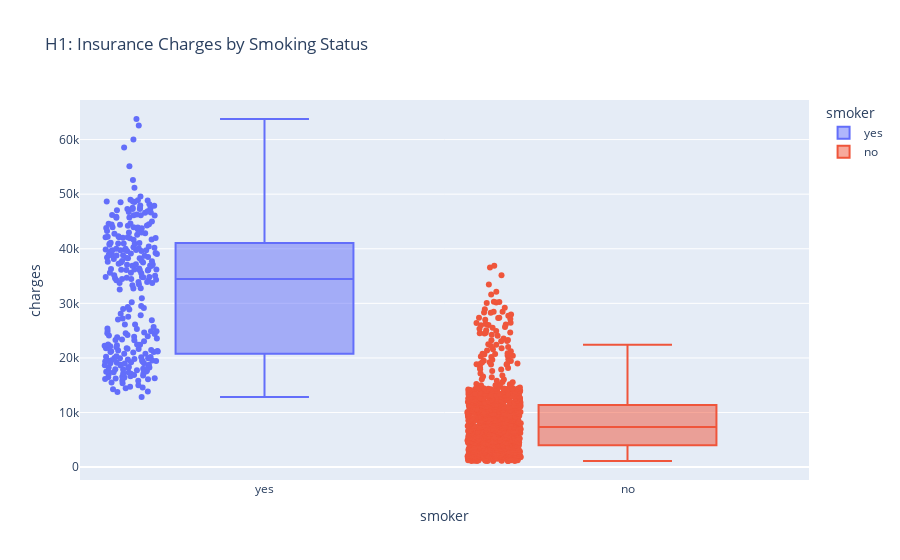

The notebook cell this image was saved under:
### Markdown cell above
## Smoking Status vs Charges

### Code cell
fig = px.box(
    df,
    x='smoker',
    y='charges',
    color='smoker',
    title="H1: Insurance Charges by Smoking Status",
    points='all'
)
fig.write_html(figure_path / "charges_by_smoking_status.html")
fig.write_image(figure_path / "charges_by_smoking_status.png")
fig.show()

### Figure 1 — Plotly figure (JSON) as saved in the notebook; plotly's stock layout.template omitted (floating-point values rounded to 4 significant figures; data arrays with more than 128 entries replaced by an {"elided": "..."} marker saying what was removed)
{"data": [{"alignmentgroup": "True", "boxpoints": "all", "hovertemplate": "smoker=%{x}<br>charges=%{y}<extra></extra>", "legendgroup": "yes", "marker": {"color": "#636efa"}, "name": "yes", "notched": false, "offsetgroup": "yes", "orientation": "v", "showlegend": true, "type": "box", "x": {"elided": "274 str values"}, "x0": " ", "xaxis": "x", "y": {"elided": "274 float values"}, "y0": " ", "yaxis": "y"}, {"alignmentgroup": "True", "boxpoints": "all", "hovertemplate": "smoker=%{x}<br>charges=%{y}<extra></extra>", "legendgroup": "no", "marker": {"color": "#EF553B"}, "name": "no", "notched": false, "offsetgroup": "no", "orientation": "v", "showlegend": true, "type": "box", "x": {"elided": "1063 str values"}, "x0": " ", "xaxis": "x", "y": {"elided": "1063 float values"}, "y0": " ", "yaxis": "y"}], "layout": {"boxmode": "overlay", "legend": {"title": {"text": "smoker"}, "tracegroupgap": 0}, "title": {"text": "H1: Insurance Charges by Smoking Status"}, "xaxis": {"anchor": "y", "categoryarray": ["yes", "no"], "categoryorder": "array", "domain": [0, 1], "title": {"text": "smoker"}}, "yaxis": {"anchor": "x", "domain": [0, 1], "title": {"text": "charges"}}}}
